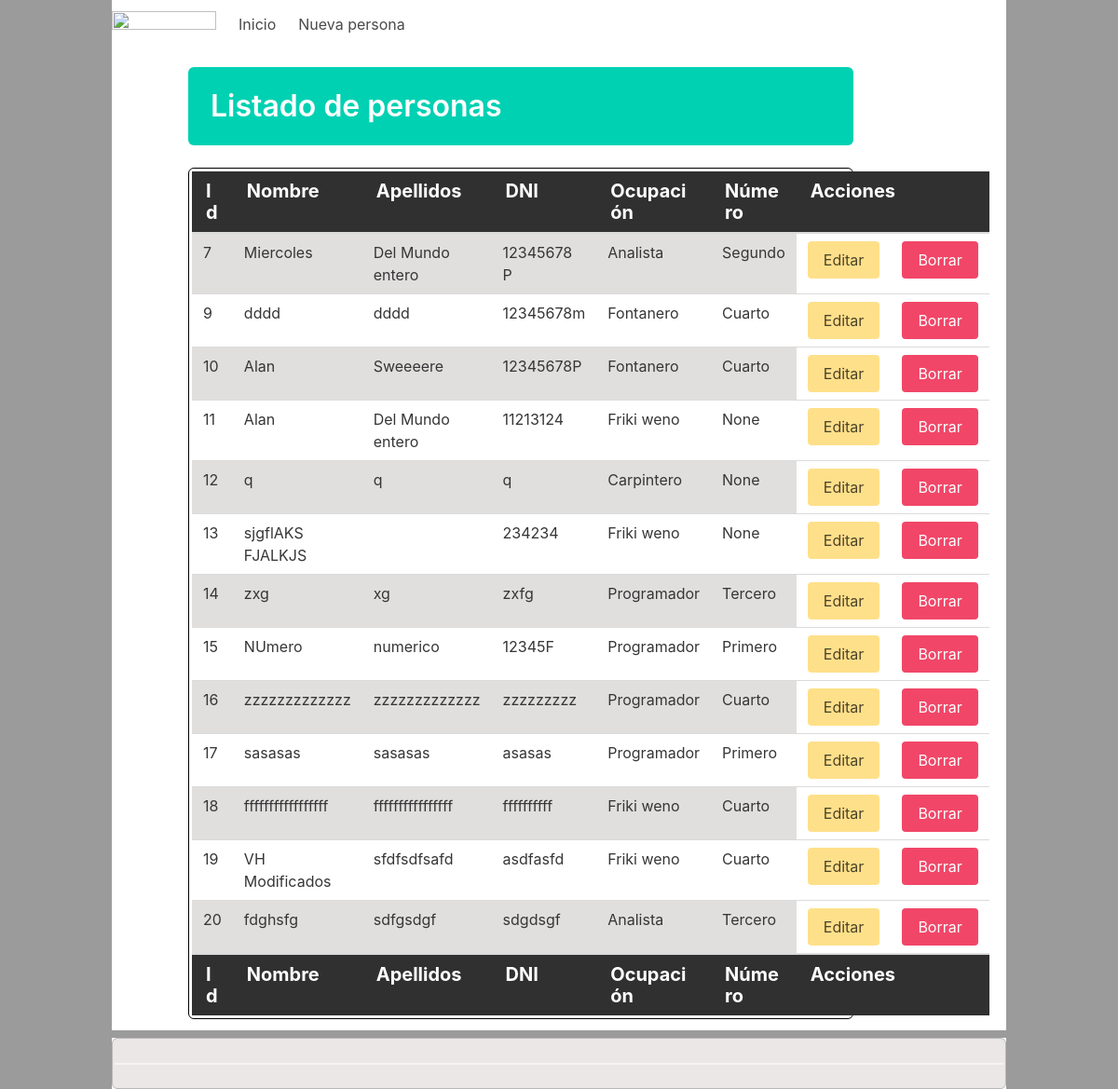
Before: / with the older database file.
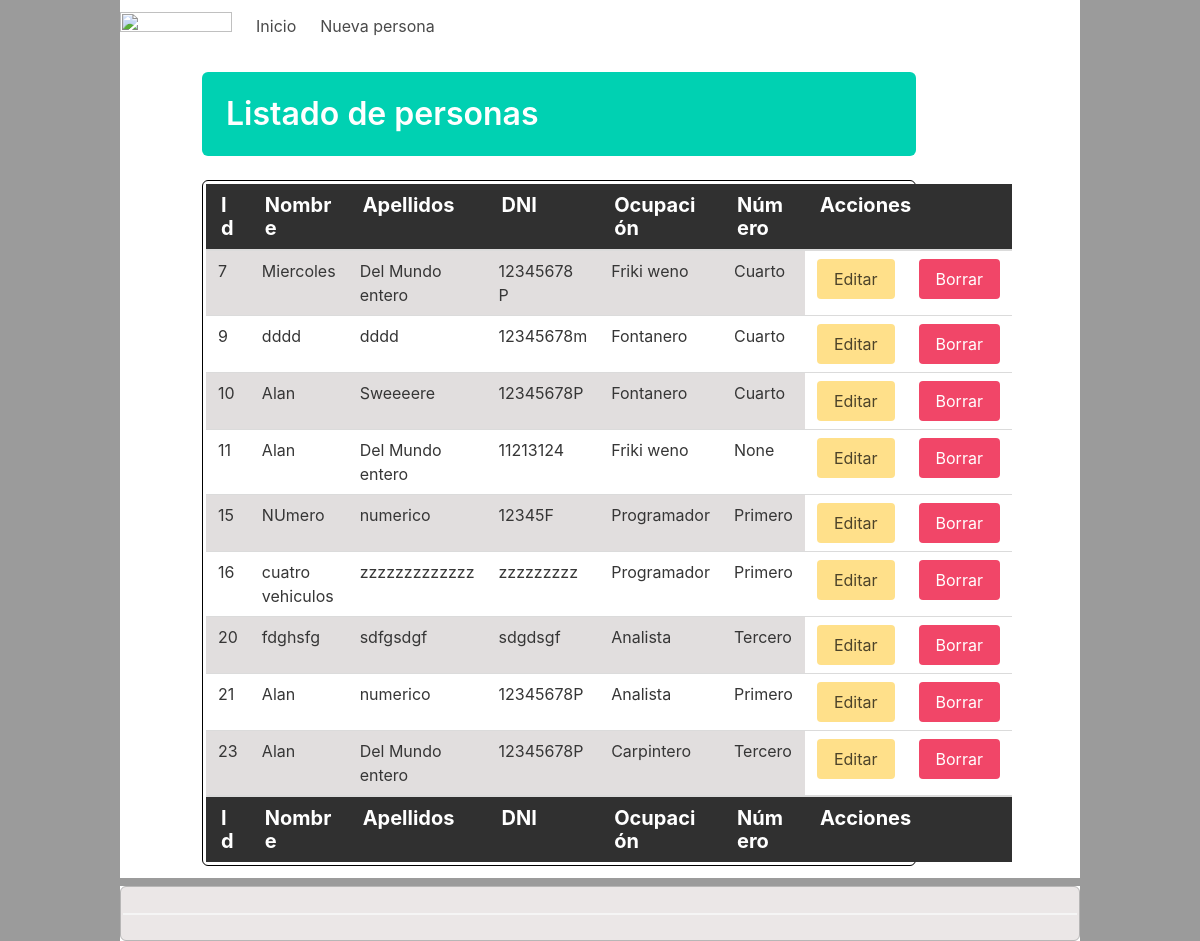
After: the same page with the newer database file.
### tables this page shows
CREATE TABLE persona (
	id INTEGER PRIMARY KEY AUTOINCREMENT,
	nombre TEXT,
	apelllidos TEXT,
	dni TEXT,
	id_ocupacion INTEGER, id_numero INTEGER,
	CONSTRAINT persona_FK FOREIGN KEY (id_ocupacion) REFERENCES T_ocupacion(id)
);

CREATE TABLE T_ocupacion (
	id INTEGER NOT NULL PRIMARY KEY AUTOINCREMENT,
	descripcion TEXT(120) NOT NULL
);

CREATE TABLE "T_numero" (
	id INTEGER NOT NULL PRIMARY KEY AUTOINCREMENT,
	descripcion TEXT(30) NOT NULL
);

### app.py (the view)
@route('/')
@jinja2_view('home2.html')
def hola():
    cnx = sqlite3.connect(BASE_DATOS)
    consulta = """SELECT p.id, p.nombre,p.apelllidos ,p.dni ,to2.descripcion,tn.descripcion
                from persona p left join T_ocupacion to2
                on p.id_ocupacion =to2.id left join T_numero tn on tn.id=p.id_numero """
    cursor = cnx.execute(consulta)
    filas = cursor.fetchall()
    cnx.close()
    return {"datos": filas}

### templates/base_estilos.html (shortened to what this page needs)
<!DOCTYPE html>
<html lang="en">
<head>
    <link rel="stylesheet" href="/static/bulma/css/bulma.css">
    <link rel="stylesheet" href="/static/estilos.css">
</head>
<body class="fondo">
    <div class="container" style="min-height:40vw ;">
        <nav class="navbar" role="navigation" aria-label="main navigation">
            <div class="navbar-brand">
                <a class="navbar-item" href="/">
                    <img src="https://bulma.io/images/bulma-logo.png" width="112" height="28">
                </a>
            </div>
            <div id="navbarBasicExample" class="navbar-menu">
                <div class="navbar-start">
                    <a class="navbar-item" href="/">
                        Inicio
                    </a>
                    <a class="navbar-item" href="/editar">
                        Nueva persona
                    </a>
                </div>
            </div>
        </nav>
        <section style="margin-top: 20px;margin-bottom: 20px;">
            {%block content%}{%endblock%}
    <div class="container">
        {%include 'inc_footer2.html'%}
    </div>
</body>
</html>

### templates/home2.html (shortened to what this page needs)
{%extends 'base_estilos.html'%}
{%block content%}
<div class="columns">
    <div class="column is-1"></div>
    <div class="column is-9">
        <div class="hero is-primary is-small">
            <div class="hero-body">
                <h2 class="title">Listado de personas</h2>
            </div>
        </div>
        <br>
        <div id="datos">
            <table class="table">
                <thead class="title is-5">
                    <tr>
                        <th>Id</th>
                        <th>Nombre</th>
                        <th>Apellidos</th>
                        <th>DNI</th>
                        <th>Ocupación</th>
                        <th>Número</th>
                        <th colspan="2">Acciones</th>
                    </tr>
                </thead>
                <tfoot class="title is-5">
                    <th>Id</th>
                    <th>Nombre</th>
                    <th>Apellidos</th>
                    <th>DNI</th>
                    <th>Ocupación</th>
                    <th>Número</th>
                    <th colspan="2">Acciones</th>
                </tfoot>
                <tbody>
                    {% for fila in datos%}
                    <tr>
                        <td>{{fila[0]}}</td>
                        <td>{{fila[1]}}</td>
                        <td>{{fila[2]}}</td>
                        <td>{{fila[3]}}</td>
                        <td>{{fila[4]}}</td>
                        <td>{{fila[5]}}</td>
                        <td style="background-color:white;"><a class="button is-warning"
                                href="/editar/{{fila[0]}}">Editar</a></td>
                        <td style="background-color:white;"><a class="button is-danger"
                                href="/borrar/{{fila[0]}}">Borrar</a></td>
                    </tr>
                    {%endfor%}
                </tbody>
            </table>
        </div>
    </div>
    <div class="column is-2"></div>
</div>
</div>
{%endblock%}

### templates/inc_footer2.html
<footer class="footer">
    <div class="content has-text-centered">
<hr>
    </div>
</footer>

Changed rows visible on the page:
removed persona: id "12", nombre "q", apelllidos "q", dni "q", descripcion "Carpintero", fila "None"
removed persona: id "13", nombre "sjgflAKS FJALKJS", dni "234234", descripcion "Friki weno", fila "None"
removed persona: id "14", nombre "zxg", apelllidos "xg", dni "zxfg", descripcion "Programador", descripcion "Tercero"
removed persona: id "17", nombre "sasasas", apelllidos "sasasas", dni "asasas", descripcion "Programador", descripcion "Primero"
removed persona: id "18", nombre "fffffffffffffffff", apelllidos "ffffffffffffffff", dni "ffffffffff", descripcion "Friki weno", descripcion "Cuarto"
removed persona: id "19", nombre "VH Modificados", apelllidos "sfdfsdfsafd", dni "asdfasfd", descripcion "Friki weno", descripcion "Cuarto"
changed persona "Miercoles": descripcion "Analista" → "Friki weno"; descripcion "Segundo" → "Cuarto"
changed persona "zzzzzzzzzzzzz": nombre "zzzzzzzzzzzzz" → "cuatro vehiculos"; descripcion "Cuarto" → "Primero"
added persona: id "21", nombre "Alan", apelllidos "numerico", dni "12345678P", descripcion "Analista", descripcion "Primero"
added persona: id "23", nombre "Alan", apelllidos "Del Mundo entero", dni "12345678P", descripcion "Carpintero", descripcion "Tercero"
